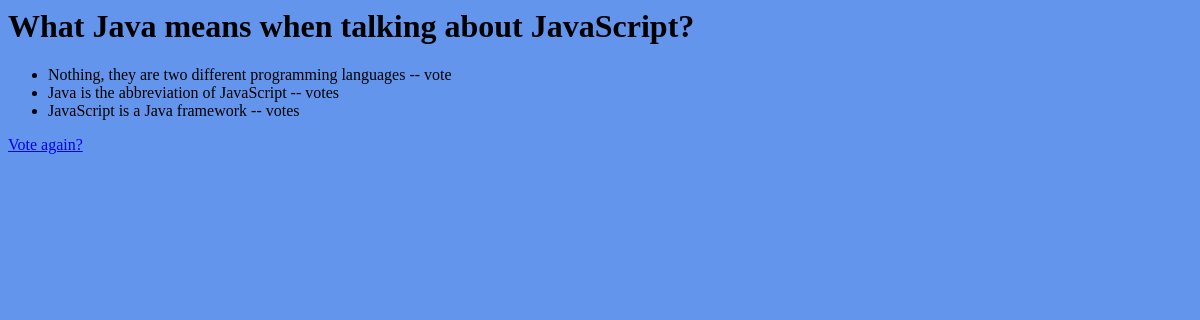
The page /polls/4/results/ on the database its author committed.
### polls/models.py (models this page shows, shortened)
class Question(models.Model):
    question_text = models.CharField(max_length=200)
    pub_date = models.DateTimeField("Date published")

class Choice(models.Model):
    question = models.ForeignKey(Question, on_delete=models.CASCADE)
    choice_text = models.CharField(max_length=200)
    votes = models.IntegerField(default=0)

### polls/views.py (the view)
# urls.py: path("<int:pk>/results/", views.ResultsView.as_view(), name="results"),
class ResultsView(generic.DetailView):
    model = Question
    template_name = "polls/results.html"

### polls/templates/polls/results.html
{% load static %}
<link rel="stylesheet" href="{% static 'polls/style.css' %}">
<h1 id="results_h1">{{ question.question_text }}</h1>
<ul>
    {% for choice in question.choice_set.all %}
    <li>{{ choice.choice_text }} -- {{ chooice.votes }} vote{{ choice.votes|pluralize}}
    </li>
    {% endfor %}
</ul>
<a href="{% url 'polls:detail' question.id %}">Vote again?</a>

### rows shown on the page
Question: question_text "What Java means when talking about JavaScript?"
Choice: choice_text "Nothing, they are two different programming languages"
Choice: choice_text "Java is the abbreviation of JavaScript"
Choice: choice_text "JavaScript is a Java framework"
